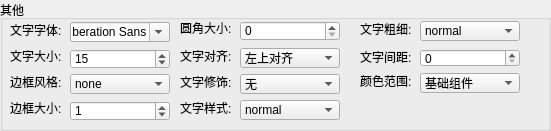
     <widget class="QGroupBox" name="groupBox_5">
      <property name="geometry">
       <rect>
        <x>10</x>
        <y>160</y>
        <width>551</width>
        <height>131</height>
       </rect>
      </property>
      <property name="title">
       <string>其他</string>
      </property>
      <widget class="QLabel" name="label_6">
       <property name="geometry">
        <rect>
         <x>10</x>
         <y>22</y>
         <width>54</width>
         <height>16</height>
        </rect>
       </property>
       <property name="text">
        <string>文字字体:</string>
       </property>
      </widget>
      <widget class="QFontComboBox" name="fontComboBox">
       <property name="geometry">
        <rect>
         <x>70</x>
         <y>22</y>
         <width>100</width>
         <height>20</height>
        </rect>
       </property>
      </widget>
      <widget class="QLabel" name="label_11">
       <property name="geometry">
        <rect>
         <x>10</x>
         <y>48</y>
         <width>54</width>
         <height>16</height>
        </rect>
       </property>
       <property name="text">
        <string>文字大小:</string>
       </property>
      </widget>
      <widget class="QSpinBox" name="spinBox">
       <property name="geometry">
        <rect>
         <x>70</x>
         <y>49</y>
         <width>100</width>
         <height>20</height>
        </rect>
       </property>
       <property name="value">
        <number>15</number>
       </property>
      </widget>
      <widget class="QLabel" name="label_12">
       <property name="geometry">
        <rect>
         <x>10</x>
         <y>74</y>
         <width>16</width>
         <height>16</height>
        </rect>
       </property>
       <property name="text">
        <string/>
       </property>
      </widget>
      <widget class="QLabel" name="label_13">
       <property name="geometry">
        <rect>
         <x>10</x>
         <y>74</y>
         <width>54</width>
         <height>16</height>
        </rect>
       </property>
       <property name="text">
        <string>边框风格:</string>
       </property>
      </widget>
      <widget class="QSpinBox" name="spinBox_2">
       <property name="geometry">
        <rect>
         <x>70</x>
         <y>101</y>
         <width>100</width>
         <height>20</height>
        </rect>
       </property>
       <property name="value">
        <number>1</number>
       </property>
      </widget>
      <widget class="QLabel" name="label_18">
       <property name="geometry">
        <rect>
         <x>10</x>
         <y>100</y>
         <width>54</width>
         <height>16</height>
        </rect>
       </property>
       <property name="text">
        <string>边框大小:</string>
       </property>
      </widget>
      <widget class="QComboBox" name="comboBox">
       <property name="geometry">
        <rect>
         <x>70</x>
         <y>74</y>
         <width>100</width>
         <height>20</height>
        </rect>
       </property>
       <item>
        <property name="text">
         <string extracomment="无边框">none</string>
        </property>
       </item>
       <item>
        <property name="text">
         <string extracomment="实线">solid</string>
        </property>
       </item>
       <item>
        <property name="text">
         <string extracomment="点状">dotted</string>
        </property>
       </item>
       <item>
        <property name="text">
         <string extracomment="虚线">dashed</string>
        </property>
       </item>
       <item>
        <property name="text">
         <string extracomment="双线">double</string>
        </property>
       </item>
       <item>
        <property name="text">
         <string extracomment="3D凹槽">groove </string>
        </property>
       </item>
       <item>
        <property name="text">
         <string extracomment="3D垄状">ridge</string>
        </property>
       </item>
       <item>
        <property name="text">
         <string extracomment="3Dinset">inset </string>
        </property>
       </item>
       <item>
        <property name="text">
         <string extracomment="3Doutset">outset </string>
        </property>
       </item>
       <item>
        <property name="text">
         <string extracomment="从父元素继承">inherit </string>
        </property>
       </item>
      </widget>
      <widget class="QSpinBox" name="spinBox_3">
       <property name="geometry">
        <rect>
         <x>240</x>
         <y>21</y>
         <width>100</width>
         <height>20</height>
        </rect>
       </property>
      </widget>
      <widget class="QLabel" name="label_19">
       <property name="geometry">
        <rect>
         <x>180</x>
         <y>20</y>
         <width>54</width>
         <height>16</height>
        </rect>
       </property>
       <property name="text">
        <string>圆角大小:</string>
       </property>
      </widget>
      <widget class="QLabel" name="label_20">
       <property name="geometry">
        <rect>
         <x>180</x>
         <y>48</y>
         <width>54</width>
         <height>16</height>
        </rect>
       </property>
       <property name="text">
        <string>文字对齐:</string>
       </property>
      </widget>
      <widget class="QComboBox" name="comboBox_2">
       <property name="geometry">
        <rect>
         <x>240</x>
         <y>48</y>
         <width>100</width>
         <height>20</height>
        </rect>
       </property>
       <item>
        <property name="text">
         <string>左上对齐</string>
        </property>
       </item>
       <item>
        <property name="text">
         <string>左下对齐</string>
        </property>
       </item>
       <item>
        <property name="text">
         <string>左对齐</string>
        </property>
       </item>
       <item>
        <property name="text">
         <string>右上对齐</string>
        </property>
       </item>
       <item>
        <property name="text">
         <string>右下对齐</string>
        </property>
       </item>
       <item>
        <property name="text">
         <string>右对齐</string>
        </property>
       </item>
       <item>
        <property name="text">
         <string>中上居中</string>
        </property>
       </item>
       <item>
        <property name="text">
         <string>中下居中</string>
        </property>
       </item>
       <item>
        <property name="text">
         <string>居中</string>
        </property>
       </item>
      </widget>
      <widget class="QComboBox" name="comboBox_7">
       <property name="geometry">
        <rect>
         <x>420</x>
         <y>73</y>
         <width>100</width>
         <height>20</height>
        </rect>
       </property>
       <item>
        <property name="text">
         <string>基础组件</string>
        </property>
       </item>
       <item>
        <property name="text">
         <string>Slider</string>
        </property>
       </item>
       <item>
        <property name="text">
         <string>ScrollBar</string>
        </property>
       </item>
      </widget>
      <widget class="QLabel" name="label_28">
       <property name="geometry">
        <rect>
         <x>360</x>
         <y>73</y>
         <width>54</width>
         <height>16</height>
        </rect>
       </property>
       <property name="text">
        <string>颜色范围:</string>
       </property>
      </widget>
      <widget class="QLabel" name="label_23">
       <property name="geometry">
        <rect>
         <x>180</x>
         <y>74</y>
         <width>54</width>
         <height>16</height>
        </rect>
       </property>
       <property name="text">
        <string>文字修饰:</string>
       </property>
      </widget>
      <widget class="QComboBox" name="comboBox_5">
       <property name="geometry">
        <rect>
         <x>240</x>
         <y>74</y>
         <width>100</width>
         <height>20</height>
        </rect>
       </property>
       <item>
        <property name="text">
         <string>无</string>
        </property>
       </item>
       <item>
        <property name="text">
         <string>underline</string>
        </property>
       </item>
       <item>
        <property name="text">
         <string>overline</string>
        </property>
       </item>
       <item>
        <property name="text">
         <string>line-through</string>
        </property>
       </item>
       <item>
        <property name="text">
         <string>blink</string>
        </property>
       </item>
      </widget>
      <widget class="QLabel" name="label_22">
       <property name="geometry">
        <rect>
         <x>180</x>
         <y>100</y>
         <width>54</width>
         <height>16</height>
        </rect>
       </property>
       <property name="text">
        <string>文字样式:</string>
       </property>
      </widget>
      <widget class="QComboBox" name="comboBox_3">
       <property name="geometry">
        <rect>
         <x>240</x>
         <y>100</y>
         <width>100</width>
         <height>20</height>
        </rect>
       </property>
       <item>
        <property name="text">
         <string>normal</string>
        </property>
       </item>
       <item>
        <property name="text">
         <string>oblique</string>
        </property>
       </item>
       <item>
        <property name="text">
         <string>italic</string>
        </property>
       </item>
      </widget>
      <widget class="QLabel" name="label_21">
       <property name="geometry">
        <rect>
         <x>360</x>
         <y>21</y>
         <width>54</width>
         <height>16</height>
        </rect>
       </property>
       <property name="text">
        <string>文字粗细:</string>
       </property>
      </widget>
      <widget class="QSpinBox" name="spinBox_4">
       <property name="geometry">
        <rect>
         <x>420</x>
         <y>49</y>
         <width>100</width>
         <height>18</height>
        </rect>
       </property>
      </widget>
      <widget class="QComboBox" name="comboBox_4">
       <property name="geometry">
        <rect>
         <x>420</x>
         <y>21</y>
         <width>100</width>
         <height>20</height>
        </rect>
       </property>
       <item>
        <property name="text">
         <string>normal</string>
        </property>
       </item>
       <item>
        <property name="text">
         <string>bold</string>
        </property>
       </item>
       <item>
        <property name="text">
         <string>lighter</string>
        </property>
       </item>
      </widget>
      <widget class="QLabel" name="label_24">
       <property name="geometry">
        <rect>
         <x>360</x>
         <y>49</y>
         <width>54</width>
         <height>16</height>
        </rect>
       </property>
       <property name="text">
        <string>文字间距:</string>
       </property>
      </widget>
     </widget>
